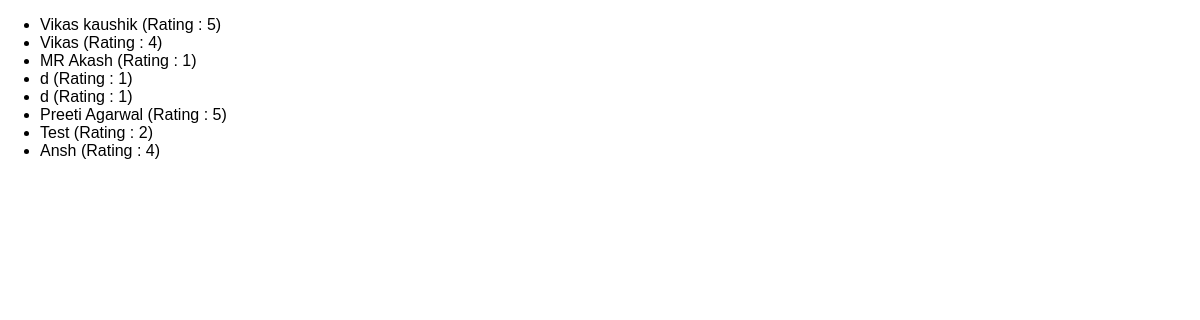
The app's page /reviews with its own data.
### reviews/models.py (models this page shows)
class Review(models.Model):
    user_name = models.CharField(max_length=100)
    review_text = models.TextField()
    rating = models.IntegerField()

### reviews/views.py (the view)
# urls.py: path("reviews", views.ReviewsListView.as_view()),
class ReviewsListView(ListView):
    template_name = "reviews/review_list.html"
    model = Review
    context_object_name = "reviews"

### reviews/templates/reviews/review_list.html (shortened to what this page needs)
{% extends "reviews/base.html" %}
{% block content %}
<ul>
  {% for review in reviews %}
  <li>{{ review.user_name }} (Rating : {{ review.rating }})</li>
  {% endfor %}
</ul>
{% endblock %}

### reviews/templates/reviews/base.html (shortened to what this page needs)
{% load static %}
<!DOCTYPE html>
<html lang="en">
  <head>
    <link rel="stylesheet" href="{% static 'reviews/style.css' %}" />
  </head>
  <body>
    {% block content %} {% endblock %}
  </body>
</html>

### reviews/static/reviews/style.css (style rules this page uses)
body { font-family: sans-serif; margin: 0; }

### records on screen
Review: user_name "Vikas kaushik", rating "5"
Review: user_name "Vikas", rating "4"
Review: user_name "MR Akash", rating "1"
Review: user_name "d", rating "1"
Review: user_name "d", rating "1"
Review: user_name "Preeti Agarwal", rating "5"
Review: user_name "Test", rating "2"
Review: user_name "Ansh", rating "4"
